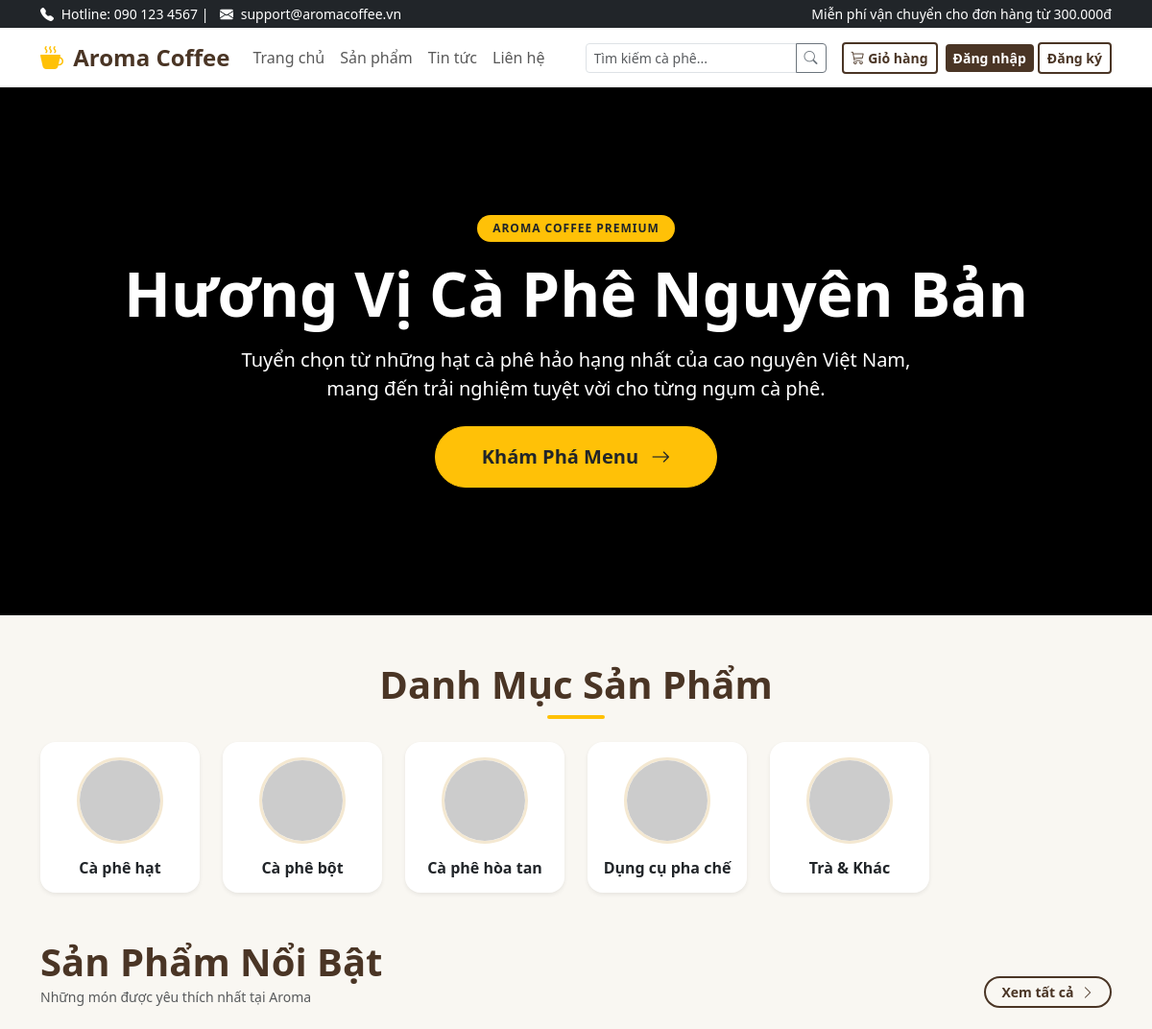
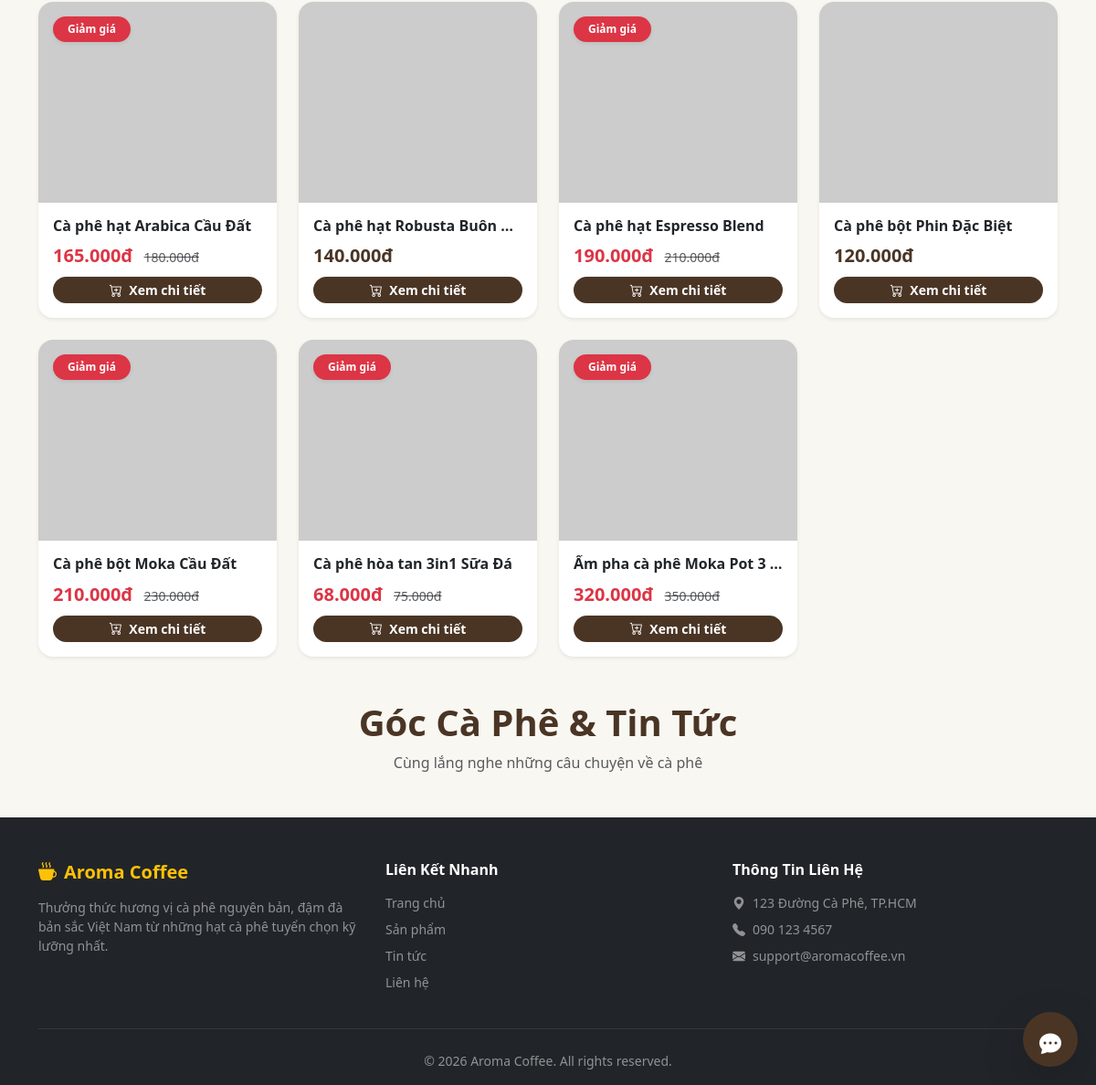
The page / on the database its author committed (2 pictures, top to bottom).
### tables this page shows
CREATE TABLE IF NOT EXISTS categories (
    id INT AUTO_INCREMENT PRIMARY KEY,
    name VARCHAR(100) NOT NULL,
    slug VARCHAR(100) NOT NULL UNIQUE,
    description TEXT DEFAULT NULL,
    image VARCHAR(255) DEFAULT NULL,
    status TINYINT(1) DEFAULT 1,
    created_at TIMESTAMP DEFAULT CURRENT_TIMESTAMP
);

CREATE TABLE IF NOT EXISTS products (
    id INT AUTO_INCREMENT PRIMARY KEY,
    category_id INT NOT NULL,
    name VARCHAR(150) NOT NULL,
    slug VARCHAR(150) NOT NULL UNIQUE,
    description TEXT DEFAULT NULL,
    price DECIMAL(10,2) NOT NULL,
    sale_price DECIMAL(10,2) DEFAULT NULL,
    image VARCHAR(255) DEFAULT NULL,
    weight VARCHAR(50) DEFAULT NULL,
    origin VARCHAR(100) DEFAULT NULL,
    roast_level VARCHAR(50) DEFAULT NULL,
    stock INT NOT NULL DEFAULT 0,
    sold INT NOT NULL DEFAULT 0,
    is_featured TINYINT(1) DEFAULT 0,
    status TINYINT(1) DEFAULT 1,
    created_at TIMESTAMP DEFAULT CURRENT_TIMESTAMP,
    FOREIGN KEY (category_id) REFERENCES categories(id) ON DELETE CASCADE
);

### includes/functions.php (called while the page is built, shortened)
<?php
function e($string) {
    return htmlspecialchars($string ?? '', ENT_QUOTES, 'UTF-8');
}
function format_currency($amount) {
    return number_format($amount ?? 0, 0, ',', '.') . 'đ';
}
require_once __DIR__ . '/auth.php';
?>

### includes/auth.php (called while the page is built, shortened)
<?php
function is_logged_in() {
    return isset($_SESSION['user_id']);
}
?>

### index.php (the view, shortened to what this page needs)
<?php
require_once 'includes/functions.php';
$categories = $conn->query("SELECT * FROM categories WHERE status = 1 LIMIT 6")->fetchAll();
$featured_products = $conn->query("SELECT * FROM products WHERE status = 1 AND is_featured = 1 LIMIT 8")->fetchAll();
include 'includes/header.php';
?>
<div class="py-5 mb-5 text-white position-relative overflow-hidden" style="min-height: 550px; display: flex; align-items: center; background-color: #000;">
    <video id="heroVideo" autoplay muted playsinline class="position-absolute top-0 start-0 w-100 h-100" style="object-fit: cover; z-index: 0; transition: opacity 0.6s ease-in-out;">
        <source src="assets/videos/coffee-bg.mp4" type="video/mp4">
    </video>
    <div class="container py-5 text-center position-relative animate-fade-in" style="z-index: 2;">
        <span class="badge bg-warning text-dark px-3 py-2 rounded-pill fw-bold mb-3 text-uppercase" style="letter-spacing: 1px;">Aroma Coffee Premium</span>
        <h1 class="display-3 fw-bold mb-3">Hương Vị Cà Phê Nguyên Bản</h1>
        <p class="lead mb-4 col-md-8 mx-auto opacity-90 fs-5">Tuyển chọn từ những hạt cà phê hảo hạng nhất của cao nguyên Việt Nam, mang đến trải nghiệm tuyệt vời cho từng ngụm cà phê.</p>
        <a href="products.php" class="btn btn-warning btn-lg px-5 py-3 fw-bold rounded-pill shadow text-dark btn-hover-grow">
            Khám Phá Menu <i class="bi bi-arrow-right ms-2"></i>
        </a>
    </div>
</div>
<div class="container">
    <section class="mb-5 animate-fade-in">
        <div class="text-center mb-4">
            <h2 class="fw-bold text-cafe display-6">Danh Mục Sản Phẩm</h2>
            <div class="mx-auto bg-warning" style="width: 60px; height: 4px; border-radius: 2px;"></div>
        </div>
        <div class="row g-4">
            <?php foreach ($categories as $cat): ?>
                <div class="col-md-4 col-lg-2 col-6">
                    <a href="products.php?category=<?= $cat['id'] ?>" class="text-decoration-none">
                        <div class="card border-0 shadow-sm text-center h-100 p-3 category-card">
                            <div class="overflow-hidden rounded-circle mx-auto mb-3" style="width: 90px; height: 90px; border: 3px solid #F4E8D1;">
                                <img src="<?= e($cat['image']) ?>" class="w-100 h-100" style="object-fit: cover;" onerror="this.src='https://placehold.co/100x100?text=Category';">
                            </div>
                            <h6 class="card-title text-dark fw-bold mb-0"><?= e($cat['name']) ?></h6>
                        </div>
                    </a>
                </div>
            <?php endforeach; ?>
        </div>
    </section>
    <section class="mb-5 animate-fade-in">
        <div class="d-flex justify-content-between align-items-end mb-4">
            <div>
                <h3 class="fw-bold text-cafe m-0 display-6">Sản Phẩm Nổi Bật</h3>
                <small class="text-muted">Những món được yêu thích nhất tại Aroma</small>
            </div>
            <a href="products.php?featured=1" class="btn btn-outline-cafe btn-sm rounded-pill px-3">Xem tất cả <i class="bi bi-chevron-right ms-1"></i></a>
        </div>
        <div class="row g-4">
            <?php foreach ($featured_products as $prod): ?>
                <div class="col-6 col-md-3">
                    <div class="card h-100 shadow-sm border-0 product-card">
                        <div class="img-wrapper">
                            <?php if ($prod['sale_price']): ?>
                                <span class="badge bg-danger position-absolute top-0 start-0 m-3 z-1 px-3 py-2 rounded-pill shadow-sm">Giảm giá</span>
                            <?php endif; ?>
                            <a href="product-detail.php?id=<?= $prod['id'] ?>">
                                <img src="<?= e($prod['image']) ?>" class="card-img-top" style="height: 220px; object-fit: cover;" onerror="this.src='https://placehold.co/400x300?text=Product';">
                            </a>
                        </div>
                        <div class="card-body d-flex flex-column p-3">
                            <h5 class="card-title fs-6 mb-2">
                                <a href="product-detail.php?id=<?= $prod['id'] ?>" class="text-decoration-none text-dark fw-bold text-truncate d-block"><?= e($prod['name']) ?></a>
                            </h5>
                            <div class="mt-auto">
                                <div class="mb-2">
                                    <?php if ($prod['sale_price']): ?>
                                        <span class="text-danger fw-bold fs-5 me-2"><?= format_currency($prod['sale_price']) ?></span>
                                        <span class="text-muted text-decoration-line-through small"><?= format_currency($prod['price']) ?></span>
                                    <?php else: ?>
                                        <span class="text-cafe fw-bold fs-5"><?= format_currency($prod['price']) ?></span>
                                    <?php endif; ?>
                                </div>
                                <a href="product-detail.php?id=<?= $prod['id'] ?>" class="btn btn-cafe btn-sm w-100 rounded-pill"><i class="bi bi-cart-plus me-1"></i> Xem chi tiết</a>
                            </div>
                        </div>
                    </div>
                </div>
            <?php endforeach; ?>
        </div>
    </section>
    <section class="mb-5 animate-fade-in">
        <div class="text-center mb-4">
            <h3 class="fw-bold text-cafe display-6">Góc Cà Phê & Tin Tức</h3>
            <p class="text-muted">Cùng lắng nghe những câu chuyện về cà phê</p>
        </div>
    </section>
</div>
<?php include 'includes/footer.php'; ?>

### includes/header.php (shortened to what this page needs)
<!DOCTYPE html>
<html lang="vi">
<head>
    <link href="https://cdn.jsdelivr.net/npm/bootstrap@5.3.2/dist/css/bootstrap.min.css" rel="stylesheet">
    <link href="https://cdn.jsdelivr.net/npm/bootstrap-icons@1.11.1/font/bootstrap-icons.css" rel="stylesheet">
    <link href="<?= BASE_URL ?>/assets/css/style.css" rel="stylesheet">
</head>
<body class="d-flex flex-column min-vh-100">
    <div class="bg-dark text-white py-1 small d-none d-md-block">
        <div class="container d-flex justify-content-between align-items-center">
            <div>
                <i class="bi bi-telephone-fill me-1"></i> Hotline: 090 123 4567 |
                <i class="bi bi-envelope-fill ms-2 me-1"></i> support@aromacoffee.vn
            </div>
            <div>
                <span>Miễn phí vận chuyển cho đơn hàng từ 300.000đ</span>
            </div>
        </div>
    </div>
    <nav class="navbar navbar-expand-lg navbar-light bg-white shadow-sm sticky-top">
        <div class="container">
            <a class="navbar-brand fw-bold text-cafe fs-4" href="<?= BASE_URL ?>/index.php">
                <i class="bi bi-cup-hot-fill text-warning me-1"></i> Aroma Coffee
            </a>
            <div class="collapse navbar-collapse" id="mainNavbar">
                <ul class="navbar-nav me-auto mb-2 mb-lg-0">
                    <li class="nav-item"><a class="nav-link" href="<?= BASE_URL ?>/index.php">Trang chủ</a></li>
                    <li class="nav-item"><a class="nav-link" href="<?= BASE_URL ?>/products.php">Sản phẩm</a></li>
                    <li class="nav-item"><a class="nav-link" href="<?= BASE_URL ?>/news.php">Tin tức</a></li>
                    <li class="nav-item"><a class="nav-link" href="<?= BASE_URL ?>/contact.php">Liên hệ</a></li>
                </ul>
                <form class="d-flex me-3" action="<?= BASE_URL ?>/products.php" method="GET">
                    <div class="input-group input-group-sm">
                        <input type="text" class="form-control" name="search" placeholder="Tìm kiếm cà phê..." value="<?= e($_GET['search'] ?? '') ?>">
                        <button class="btn btn-outline-secondary" type="submit"><i class="bi bi-search"></i></button>
                    </div>
                </form>
                <div class="d-flex align-items-center">
                    <a href="<?= BASE_URL ?>/cart.php" class="btn btn-outline-cafe btn-sm me-2 position-relative">
                        <i class="bi bi-cart3"></i> Giỏ hàng
                    </a>
                    <?php if (is_logged_in()): ?>
                        <div class="dropdown">
                            <button class="btn btn-cafe btn-sm dropdown-toggle" type="button" data-bs-toggle="dropdown">
                                <i class="bi bi-person-circle me-1"></i> <?= e($_SESSION['user_name']) ?>
                            </button>
                            <ul class="dropdown-menu dropdown-menu-end shadow">
                                <?php if (is_admin()): ?>
                                    <li><a class="dropdown-item" href="<?= BASE_URL ?>/admin/index.php"><i class="bi bi-speedometer2 me-2"></i>Trang quản trị</a></li>
                                    <li><hr class="dropdown-divider"></li>
                                <?php endif; ?>
                                <li><a class="dropdown-item" href="<?= BASE_URL ?>/profile.php"><i class="bi bi-person me-2"></i>Tài khoản của tôi</a></li>
                                <li><a class="dropdown-item" href="<?= BASE_URL ?>/orders.php"><i class="bi bi-box-seam me-2"></i>Đơn hàng của tôi</a></li>
                                <li><hr class="dropdown-divider"></li>
                                <li><a class="dropdown-item text-danger" href="<?= BASE_URL ?>/logout.php"><i class="bi bi-box-arrow-right me-2"></i>Đăng xuất</a></li>
                            </ul>
                        </div>
                    <?php else: ?>
                        <a href="<?= BASE_URL ?>/login.php" class="btn btn-cafe btn-sm me-1">Đăng nhập</a>
                        <a href="<?= BASE_URL ?>/register.php" class="btn btn-outline-cafe btn-sm">Đăng ký</a>
                    <?php endif; ?>
                </div>
            </div>
        </div>
    </nav>
    <div class="toast-container position-fixed top-0 end-0 p-3" style="z-index: 1080;">
    </div>

### includes/footer.php (shortened to what this page needs)
    <footer class="bg-dark text-white pt-5 pb-3 mt-auto">
        <div class="container">
            <div class="row g-4">
                <div class="col-md-4">
                    <h5 class="fw-bold text-warning mb-3"><i class="bi bi-cup-hot-fill me-2"></i>Aroma Coffee</h5>
                    <p class="text-white-50 small">Thưởng thức hương vị cà phê nguyên bản, đậm đà bản sắc Việt Nam từ những hạt cà phê tuyển chọn kỹ lưỡng nhất.</p>
                </div>
                <div class="col-md-4">
                    <h6 class="fw-bold text-white mb-3">Liên Kết Nhanh</h6>
                    <ul class="list-unstyled small">
                        <li class="mb-2"><a href="<?= BASE_URL ?>/index.php" class="text-white-50 text-decoration-none">Trang chủ</a></li>
                        <li class="mb-2"><a href="<?= BASE_URL ?>/products.php" class="text-white-50 text-decoration-none">Sản phẩm</a></li>
                        <li class="mb-2"><a href="<?= BASE_URL ?>/news.php" class="text-white-50 text-decoration-none">Tin tức</a></li>
                        <li class="mb-2"><a href="<?= BASE_URL ?>/contact.php" class="text-white-50 text-decoration-none">Liên hệ</a></li>
                    </ul>
                </div>
                <div class="col-md-4">
                    <h6 class="fw-bold text-white mb-3">Thông Tin Liên Hệ</h6>
                    <p class="text-white-50 small mb-2"><i class="bi bi-geo-alt-fill me-2"></i>123 Đường Cà Phê, TP.HCM</p>
                    <p class="text-white-50 small mb-2"><i class="bi bi-telephone-fill me-2"></i>090 123 4567</p>
                    <p class="text-white-50 small mb-2"><i class="bi bi-envelope-fill me-2"></i>support@aromacoffee.vn</p>
                </div>
            </div>
            <hr class="border-secondary my-4">
            <div class="text-center text-white-50 small">
                &copy; <?= date('Y') ?> Aroma Coffee. All rights reserved.
            </div>
        </div>
    </footer>
    <?php include_once __DIR__ . '/chat-widget.php'; ?>
</body>
</html>

### includes/chat-widget.php (shortened to what this page needs)
<div id="aroma-chat-widget" style="position: fixed; bottom: 20px; right: 20px; z-index: 1050;">
    <button id="chat-toggle-btn" class="btn btn-cafe rounded-circle shadow-lg p-3 text-white" style="width: 60px; height: 60px; background-color: #4A3525;">
        <i class="bi bi-chat-dots-fill fs-4"></i>
    </button>
</div>

### assets/css/style.css (style rules this page uses)
:root { --cafe-dark: #2C1D11; --cafe-brown: #4A3525; --cafe-gold: #D4A373; --cafe-cream: #FFF9EF; --cafe-accent: #E07A5F; --cafe-bg: #F9F7F2; }
body { background-color: var(--cafe-bg); font-family: 'Segoe UI', Tahoma, Geneva, Verdana, sans-serif; color: #333; }
.text-cafe { color: var(--cafe-brown) !important; }
.btn-cafe { background-color: var(--cafe-brown); color: #FFF; border: none; font-weight: 600; transition: all 0.3s ease; }
.btn-outline-cafe { border: 2px solid var(--cafe-brown); color: var(--cafe-brown); font-weight: 600; transition: all 0.3s ease; }
.category-card { border-radius: 16px; transition: all 0.3s cubic-bezier(0.25, 0.8, 0.25, 1); background: #FFF; }
.category-card img { transition: transform 0.4s ease; }
.product-card { border-radius: 16px; overflow: hidden; transition: all 0.3s cubic-bezier(0.25, 0.8, 0.25, 1); background: #FFF; }
.product-card .img-wrapper { position: relative; overflow: hidden; }
.product-card img { transition: transform 0.5s ease; }
.animate-fade-in { animation: fadeInUp 0.6s ease forwards; }

### rows shown on the page
categories: name "Cà phê hạt"
categories: name "Cà phê bột"
categories: name "Cà phê hòa tan"
categories: name "Dụng cụ pha chế"
categories: name "Trà & Khác"
products: shows "Giảm giá", name "Cà phê hạt Arabica Cầu Đất", sale_price "165.000đ", price "180.000đ"
products: name "Cà phê hạt Robusta Buôn…", price "140.000đ"
products: shows "Giảm giá", name "Cà phê hạt Espresso Blend", sale_price "190.000đ", price "210.000đ"
products: name "Cà phê bột Phin Đặc Biệt", price "120.000đ"
products: shows "Giảm giá", name "Cà phê bột Moka Cầu Đất", sale_price "210.000đ", price "230.000đ"
products: shows "Giảm giá", name "Cà phê hòa tan 3in1 Sữa Đá", sale_price "68.000đ", price "75.000đ"
products: shows "Giảm giá", name "Ấm pha cà phê Moka Pot 3…", sale_price "320.000đ", price "350.000đ"
